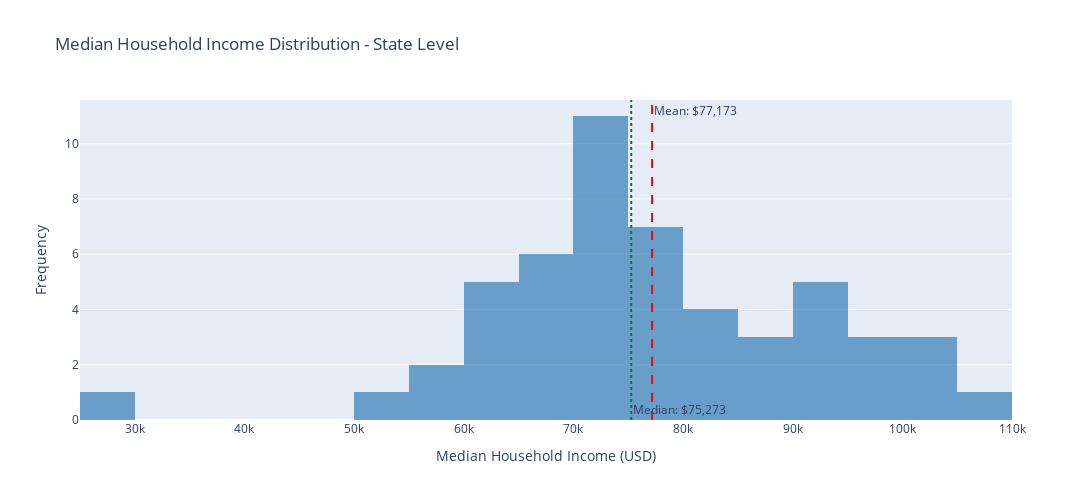

The code cell stored with this chart in its notebook:
### Code cell
# ============================================================================
# VISUALIZATION 1: INCOME DISTRIBUTION HISTOGRAM
# ============================================================================

if df_clean is not None and len(df_clean) > 0:
    fig1 = go.Figure()
    
    # Histogram
    fig1.add_trace(go.Histogram(
        x=df_clean['median_household_income'],
        nbinsx=30,
        name='Distribution',
        marker_color='rgb(55, 126, 184)',
        opacity=0.7
    ))
    
    # Add mean line
    mean_income = df_clean['median_household_income'].mean()
    fig1.add_vline(
        x=mean_income,
        line_dash="dash",
        line_color="red",
        annotation_text=f"Mean: ${mean_income:,.0f}",
        annotation_position="top right"
    )
    
    # Add median line
    median_income = df_clean['median_household_income'].median()
    fig1.add_vline(
        x=median_income,
        line_dash="dot",
        line_color="green",
        annotation_text=f"Median: ${median_income:,.0f}",
        annotation_position="bottom right"
    )
    
    fig1.update_layout(
        title=f"Median Household Income Distribution - {ANALYSIS_CONFIG['geographic_level'].title()} Level",
        xaxis_title="Median Household Income (USD)",
        yaxis_title="Frequency",
        hovermode='x unified',
        width=1200,
        height=500
    )
    
    fig1.show()
else:
    print("\nWARNING: No data available for visualization.")

### Figure 1 — Plotly figure (JSON) as saved in the notebook; plotly's stock layout.template omitted (floating-point values rounded to 4 significant figures)
{"data": [{"marker": {"color": "rgb(55, 126, 184)"}, "name": "Distribution", "nbinsx": 30, "opacity": 0.7, "type": "histogram", "x": [62027, 89336, 76872, 58773, 96334, 92470, 93760, 82855, 106287, 71711, 74664, 98317, 74636, 81702, 70051, 73147, 72639, 62417, 60023, 71773, 101652, 101341, 71149, 87556, 54915, 68920, 69922, 74985, 75561, 95628, 101050, 62125, 84578, 69904, 75949, 69680, 63603, 80426, 76081, 86372, 66818, 72421, 67097, 76292, 91750, 78024, 90974, 94952, 57917, 75670, 74815, 25096]}], "layout": {"annotations": [{"showarrow": false, "text": "Mean: $77,173", "x": 77170.0, "xanchor": "left", "xref": "x", "y": 1, "yanchor": "top", "yref": "y domain"}, {"showarrow": false, "text": "Median: $75,273", "x": 75273, "xanchor": "left", "xref": "x", "y": 0, "yanchor": "bottom", "yref": "y domain"}], "height": 500, "hovermode": "x unified", "shapes": [{"line": {"color": "red", "dash": "dash"}, "type": "line", "x0": 77170.0, "x1": 77170.0, "xref": "x", "y0": 0, "y1": 1, "yref": "y domain"}, {"line": {"color": "green", "dash": "dot"}, "type": "line", "x0": 75273, "x1": 75273, "xref": "x", "y0": 0, "y1": 1, "yref": "y domain"}], "title": {"text": "Median Household Income Distribution - State Level"}, "width": 1200, "xaxis": {"title": {"text": "Median Household Income (USD)"}}, "yaxis": {"title": {"text": "Frequency"}}}}
